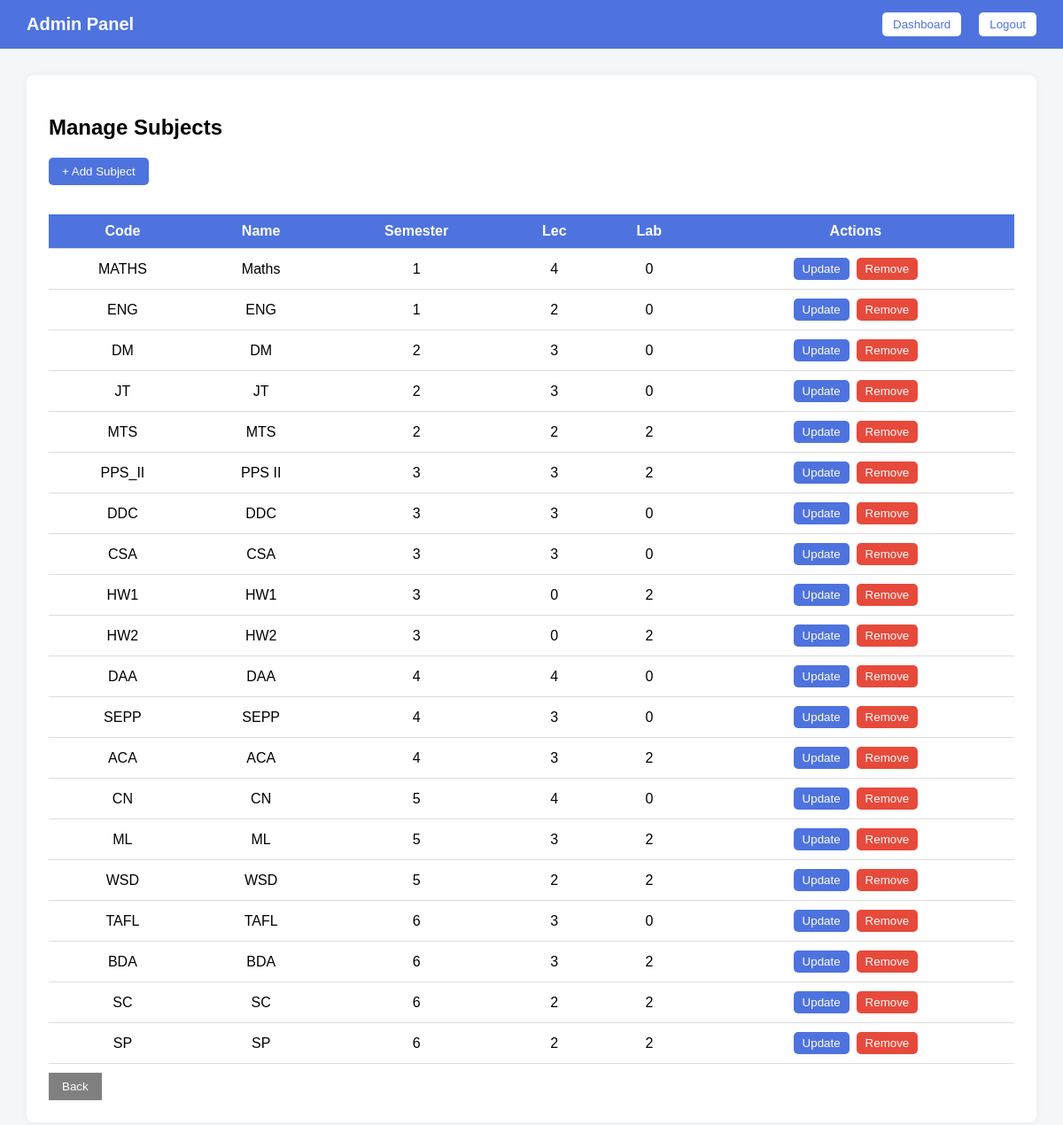
/admin_hm/manage-users/subjects/ (signed in), run on the app's committed database.
### generator/models.py (models this page shows, shortened)
class Subject(models.Model):
    subject_code = models.CharField(max_length=20, unique=True)
    subject_name = models.CharField(max_length=100)
    semester = models.IntegerField()
    lecture_hours = models.IntegerField()
    lab_hours = models.IntegerField(default=0)

### generator/views.py (the view)
# urls.py: path("admin_hm/manage-users/subjects/", views.manage_subjects, name="manage_subjects"),
@login_required
def manage_subjects(request):
    subjects = Subject.objects.all()
    return render(request, "generator/admin/manage_subjects.html", {"subjects": subjects})

### generator/templates/generator/admin/manage_subjects.html (shortened to what this page needs)
<!doctype html>
<html>
  <head>
  </head>
  <body>
    <nav class="navbar">
      <div class="nav-left">Admin Panel</div>
      <div class="nav-right">
        <a href="{% url 'admin_home' %}"><button>Dashboard</button></a>
        <a href="{% url 'login' %}"><button>Logout</button></a>
      </div>
    </nav>
    <div class="main-container">
      <div class="card">
        <h2>Manage Subjects</h2>
        <a href="{% url 'add_subject' %}">
          <button class="add-btn">+ Add Subject</button>
        </a>
        <br /><br />
        <table>
          <tr>
            <th>Code</th>
            <th>Name</th>
            <th>Semester</th>
            <th>Lec</th>
            <th>Lab</th>
            <th>Actions</th>
          </tr>
          {% for s in subjects %}
          <tr>
            <td>{{ s.subject_code }}</td>
            <td>{{ s.subject_name }}</td>
            <td>{{ s.semester }}</td>
            <td>{{ s.lecture_hours }}</td>
            <td>{{ s.lab_hours }}</td>
            <td class="actions">
              <a href="{% url 'update_subject' s.id %}">
                <button class="update-btn">Update</button>
              </a>
              <form method="post" action="{% url 'delete_subject' s.id %}" onsubmit="return confirm('Delete this subject?');">
                <button class="delete-btn">Remove</button>
              </form>
            </td>
          </tr>
          {% endfor %}
        </table>
        <a href="{% url 'manage_users' %}">
          <button class="btn-secondary">Back</button>
        </a>
      </div>
    </div>
  </body>
</html>

### generator/templates/generator/admin/manage_subjects.html (style rules this page uses)
body { margin: 0; font-family: Arial; background: #f4f6f8; }
.navbar { background: #4e73df; color: white; padding: 14px 30px; display: flex; justify-content: space-between; align-items: center; }
.nav-left { font-size: 20px; font-weight: 600; }
.nav-right { display: flex; gap: 20px; align-items: center; }
.nav-right button { background: white; color: #4e73df; border: none; padding: 6px 12px; border-radius: 5px; cursor: pointer; }
.main-container { padding: 30px; }
.card { background: white; padding: 25px; border-radius: 8px; box-shadow: 0 0 8px rgba(0, 0, 0, 0.05); }
table { width: 100%; border-collapse: collapse; background: white; }
th, td { padding: 10px; border-bottom: 1px solid #ddd; }
th { background: #4e73df; color: white; }
.add-btn { background: #4e73df; color: white; border: none; padding: 8px 15px; border-radius: 5px; cursor: pointer; margin-bottom: 15px; }
.update-btn { background: #4e73df; color: white; border: none; padding: 5px 10px; border-radius: 5px; cursor: pointer; }
.delete-btn { background: #e74a3b; color: white; border: none; padding: 5px 10px; border-radius: 5px; cursor: pointer; }
.btn-secondary { background: gray; color: white; border: none; padding: 8px 15px; margin-top: 10px; cursor: pointer; }
table th, table td { text-align: center; vertical-align: middle; }
.actions { display: flex; gap: 8px; align-items: center; justify-content: center; }

### data on the page
Subject: subject_code "MATHS", subject_name "Maths", semester "1", lecture_hours "4", lab_hours "0"
Subject: subject_code "ENG", subject_name "ENG", semester "1", lecture_hours "2", lab_hours "0"
Subject: subject_code "DM", subject_name "DM", semester "2", lecture_hours "3", lab_hours "0"
Subject: subject_code "JT", subject_name "JT", semester "2", lecture_hours "3", lab_hours "0"
Subject: subject_code "MTS", subject_name "MTS", semester "2", lecture_hours "2", lab_hours "2"
Subject: subject_code "PPS_II", subject_name "PPS II", semester "3", lecture_hours "3", lab_hours "2"
Subject: subject_code "DDC", subject_name "DDC", semester "3", lecture_hours "3", lab_hours "0"
Subject: subject_code "CSA", subject_name "CSA", semester "3", lecture_hours "3", lab_hours "0"
Subject: subject_code "HW1", subject_name "HW1", semester "3", lecture_hours "0", lab_hours "2"
Subject: subject_code "HW2", subject_name "HW2", semester "3", lecture_hours "0", lab_hours "2"
Subject: subject_code "DAA", subject_name "DAA", semester "4", lecture_hours "4", lab_hours "0"
Subject: subject_code "SEPP", subject_name "SEPP", semester "4", lecture_hours "3", lab_hours "0"
Subject: subject_code "ACA", subject_name "ACA", semester "4", lecture_hours "3", lab_hours "2"
Subject: subject_code "CN", subject_name "CN", semester "5", lecture_hours "4", lab_hours "0"
Subject: subject_code "ML", subject_name "ML", semester "5", lecture_hours "3", lab_hours "2"
Subject: subject_code "WSD", subject_name "WSD", semester "5", lecture_hours "2", lab_hours "2"
Subject: subject_code "TAFL", subject_name "TAFL", semester "6", lecture_hours "3", lab_hours "0"
Subject: subject_code "BDA", subject_name "BDA", semester "6", lecture_hours "3", lab_hours "2"
Subject: subject_code "SC", subject_name "SC", semester "6", lecture_hours "2", lab_hours "2"
Subject: subject_code "SP", subject_name "SP", semester "6", lecture_hours "2", lab_hours "2"
